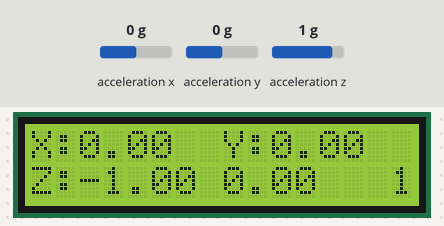
This sketch was run on a simulated Arduino Uno, built with avr-gcc and run on an emulated ATmega328P. Parts: 16×2 character LCD. Inputs (shaded band) come from the test bench; at power-on: acceleration x 0 g, acceleration y 0 g, acceleration z 1 g. What the sketch prints to the serial monitor is not drawn.

Above: at 1.2 s.
1.3 s: acceleration x set to -1.4 g
At 2.1 s:
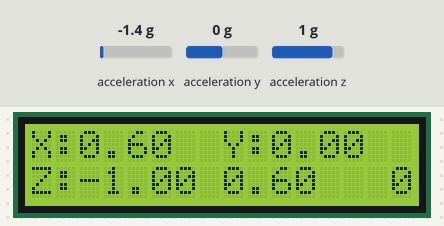
3.8 s: acceleration y set to -1.4 g
At 5.2 s:
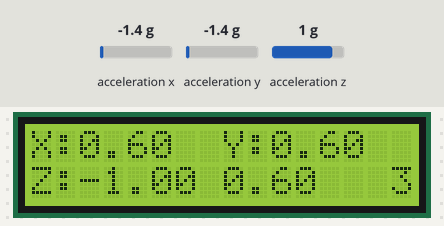
5.9 s: acceleration z set to -1.4 g
At 7.2 s:
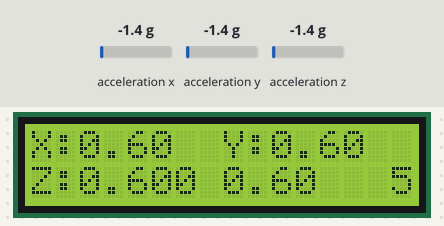
7.9 s: acceleration x set to -0.8 g
At 8.8 s:
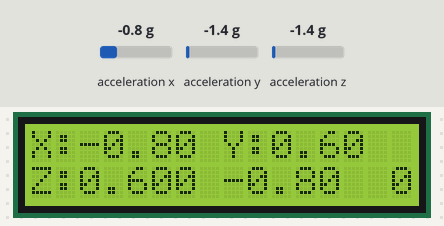
Timing chart, 0 to 10.9 s (numbered marks = the images above; inputs shaded):
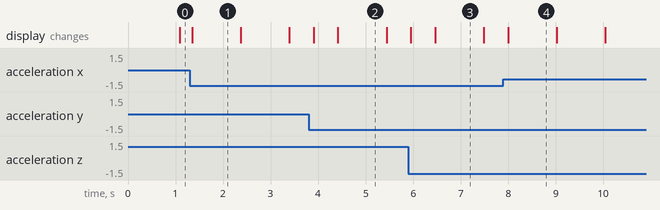

The sketch:

Accelerometer-PeakHold.ino
```cpp
// (licence header left out)
/*
   This sketch example demonstrates how the BMI160 on the
   Intel(R) Curie(TM) module can be used to read accelerometer data
*/
#include "LiquidCrystal.h"
#include "CurieIMU.h"

LiquidCrystal lcd (12,11,5,4,3,2);
// set AccRange to 2, 4, 8, or 16, correspending to # of g's it will detect
int AccRange = 4;
// Frequency of reading acceleration in milliseconds
int ReadInterval = 250;
// Time to remember peak acceleration peak in milliseconds
int PeakHoldTime = 10000;
int PeakTimer = 0;

float axPeak; //Only using peak X-axis value for now

void setup() {
  Serial.begin(9600); // initialize Serial communication
  //while (!Serial);    // wait for the serial port to open

  // initialize device
  Serial.println("Initializing IMU device...");
  CurieIMU.begin();

  // Set the accelerometer range to 2G
  CurieIMU.setAccelerometerRange(AccRange);

  //Initialize LCD:
  lcd.begin(16,2);
}

void loop() {
  int axRaw, ayRaw, azRaw;         // raw accelerometer values
  float ax, ay, az;

  // read raw accelerometer measurements from device
  CurieIMU.readAccelerometer(axRaw, ayRaw, azRaw);

  // convert the raw accelerometer data to G's
  ax = convertRawAcceleration(axRaw);
  ay = convertRawAcceleration(ayRaw);
  az = convertRawAcceleration(azRaw);

  if (abs(ax) > abs(axPeak)) {
    axPeak = ax;
    PeakTimer = 0;
  }

  // display tab-separated accelerometer x/y/z values
  lcd.setCursor (0,0);
  lcd.print("X:");
  lcd.print(ax);
  lcd.setCursor (7,0);
  lcd.print(" Y:");
  lcd.print(ay);
  lcd.setCursor (0,1);
  lcd.print("Z:");
  lcd.print(az);
  lcd.setCursor (8,1);
  lcd.print(axPeak);
  lcd.setCursor (15,1);
  lcd.print(int(PeakTimer/1000));
  // wait 1 second
  delay(ReadInterval);
  PeakTimer = PeakTimer + ReadInterval;
  if (PeakTimer > PeakHoldTime) {
    axPeak = ax;
    PeakTimer = 0;
  }
}

float convertRawAcceleration(int aRaw) {
  // since we are using 2G range
  // -2g maps to a raw value of -32768
  // +2g maps to a raw value of 32767

  float a = (aRaw * AccRange) / 32768.0;

  return a;
}
```

Measured:
- what the display in image 1 shows lasts 1.1 s, from 1.3 s to 2.4 s
